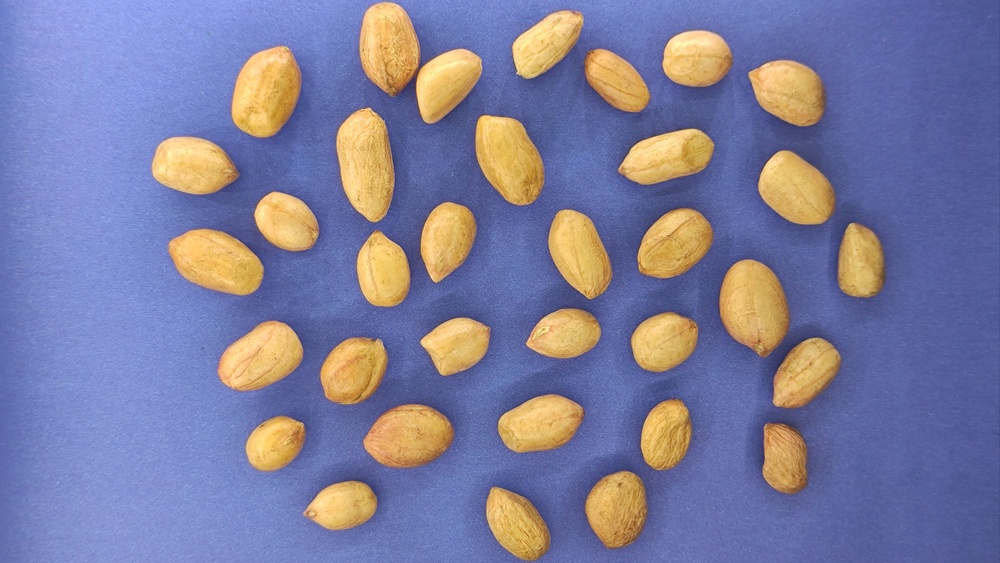
#> input picture code/peanut_mold_detection/samples/Non-contaminated/Test_batch/Test_batch_1_002.jpg, 1000 x 563 px, shrunk from 4606 x 2593 before the run, found by its file name; its folder holds only this picture in this run
$ python segment_extract.py   (older library calls are emulated)
#> lines starting #> are read from the running program, lines starting #| are printed output that depends on the picture; after the words box and inside, x2 and y2 are one past the last pixel; in counts of white or black regions, pixels touching at a corner belong together
import sys
import os
import csv
import numpy as np
import cv2
from skimage.feature import graycomatrix, graycoprops

args = len(sys.argv)
batch_type = 'nc'
seg_type = 'watershed'

if args > 3:
    sys.exit("ERROR: Too many line arguments. There are only two optional arguments: <batch_type> <seg_type>.")
elif args >= 2:
    batch_type = sys.argv[1]    # label of batch ['nc' = non-contamnated (default) / 'c' = contaminated]
                                # segmentation type
    if batch_type not in ['nc', 'c']:
        sys.exit("ERROR: batch_type only accepts 'nc' or 'c' as inputs.")
if args == 3:
    seg_type = sys.argv[2]      # ['watershed' = marker-based watershed segmentation (default) /
                                # 'colseg' = color segmentation]
    if seg_type not in ['watershed', 'colseg']:
        sys.exit("ERROR: batch_type only accepts 'watershed' or 'colseg' as inputs.")

if batch_type == 'nc':
    sample_type = 0
    INPUT_PATH = "samples\\Non-Contaminated\\Test_batch"  # input of image batch folder
    OUTPUT_PATH = "samples\\Non-Contaminated\\Output"       # output of individual peanuts
else:
    sample_type = 1
    INPUT_PATH = "samples\\Contaminated\\Test_batch"  # input of image batch folder
    OUTPUT_PATH = "samples\\Contaminated\\Output"       # output of individual peanuts

CSV_PATH = "datasets\\pmd_dataset_1.csv"         # output feature set


for img_path in os.listdir(INPUT_PATH):
    print("\n\nExamining image sample: {}".format(img_path))

    img = cv2.imread(INPUT_PATH+"\\"+img_path)
#> img is the input picture: shape (563, 1000, 3); mean B, G, R 158, 124.9, 125.5

    # color segmentation (base)
    img_rgb = cv2.cvtColor(img, cv2.COLOR_BGR2RGB)
    hsv_img = cv2.cvtColor(img_rgb, cv2.COLOR_RGB2HSV)
#> hsv_img: shape (563, 1000, 3); mean H, S, V 95.2, 113, 182.3

    # thresholding
    low_peanut = (0,0,0)
    high_peanut = (105, 255, 255)

    mask = cv2.inRange(hsv_img, low_peanut, high_peanut)
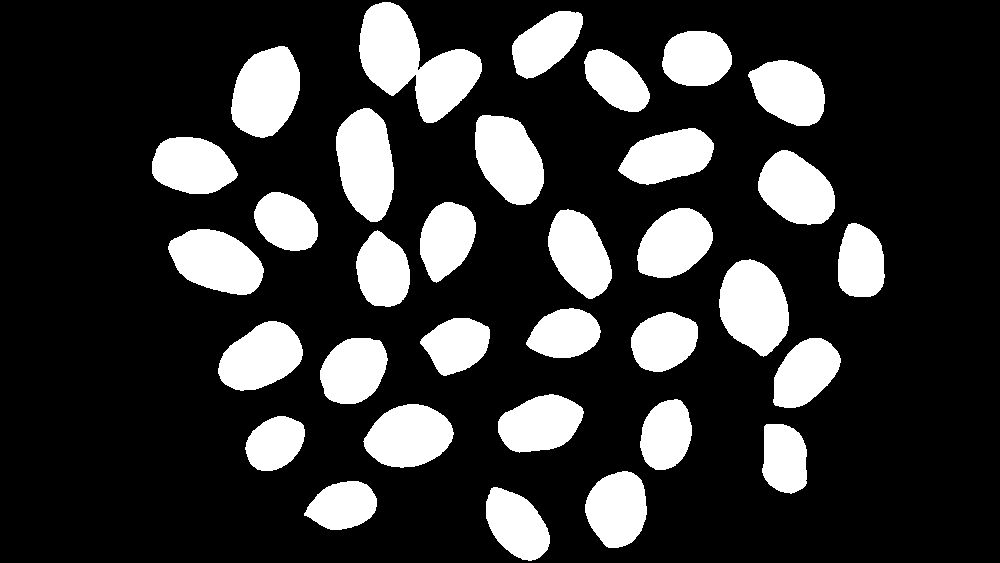
#> mask: shape (563, 1000); 21.3% white; 33 white regions, largest, box (x1, y1, x2, y2) and area: (359, 2, 482, 123) 7631, (336, 108, 394, 222) 4999, (719, 259, 789, 357) 4987
    result = cv2.bitwise_and(hsv_img, hsv_img, mask=mask)
#> result: shape (563, 1000, 3); mean H, S, V 3.8, 28.5, 46.3


    color_segmented = cv2.cvtColor(result, cv2.COLOR_HSV2RGB)
    gray = cv2.cvtColor(color_segmented, cv2.COLOR_RGB2GRAY)
    ret, thresh = cv2.threshold(gray,0,255,cv2.THRESH_BINARY)

    # noise removal
    kernel = np.ones((5,5),np.uint8)
    opening = cv2.morphologyEx(thresh,cv2.MORPH_OPEN,kernel, iterations = 10)
#> opening: shape (563, 1000); 9.7% white; 18 white regions, largest, box (x1, y1, x2, y2) and area: (723, 269, 785, 342) 4197, (235, 56, 296, 128) 4017, (340, 122, 392, 202) 3925
    # closing = cv2.morphologyEx(opening,cv2.MORPH_CLOSE,kernel, iterations = 1)

    if seg_type == 'colseg':
        final_proc = opening
    else: # marker-based watershed segmentation
        # sure background area
        sure_bg = cv2.dilate(opening,kernel,iterations=2)
#> sure_bg: shape (563, 1000); 12.7% white; 18 white regions, largest, box (x1, y1, x2, y2) and area: (719, 265, 789, 346) 5341, (231, 52, 300, 132) 5145, (336, 118, 396, 206) 5045

        # Finding sure foreground threshold
        dist_transform = cv2.distanceTransform(sure_bg,cv2.DIST_L2,5)

        # sure foreground area
        ret, sure_fg = cv2.threshold(dist_transform,0.1*dist_transform.max(),255,0)
#> sure_fg: shape (563, 1000) float32; 10.5% white; 18 white regions, largest, box (x1, y1, x2, y2) and area: (722, 268, 786, 343) 4543, (234, 55, 297, 129) 4358, (339, 121, 393, 203) 4233
#> ret = 3.5

        # Finding unknown region
        sure_fg = np.uint8(sure_fg)
        unknown = cv2.subtract(sure_bg,sure_fg)
#> unknown: shape (563, 1000); 2.2% white; 18 white regions, largest, box (x1, y1, x2, y2) and area: (336, 118, 396, 206) 812, (719, 265, 789, 346) 798, (231, 52, 300, 132) 787

        # Marker labelling
        ret, markers = cv2.connectedComponents(sure_fg)
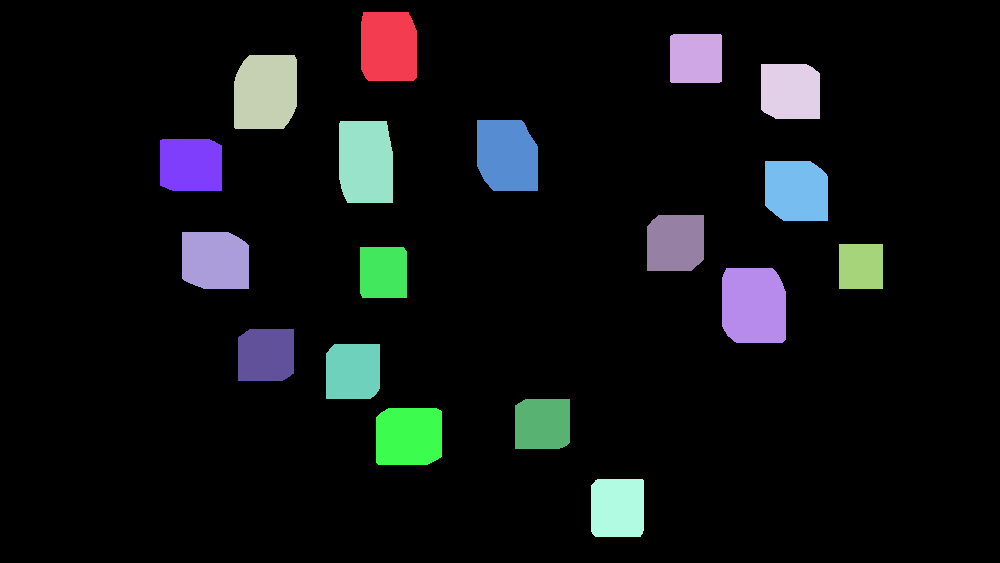
#> markers: shape (563, 1000) int32; 19 distinct labels, from 0 to 18; one colour per label, 0 black
#> ret = 19


        # Add one to all labels so that sure background is not 0, but 1
        markers = markers+1
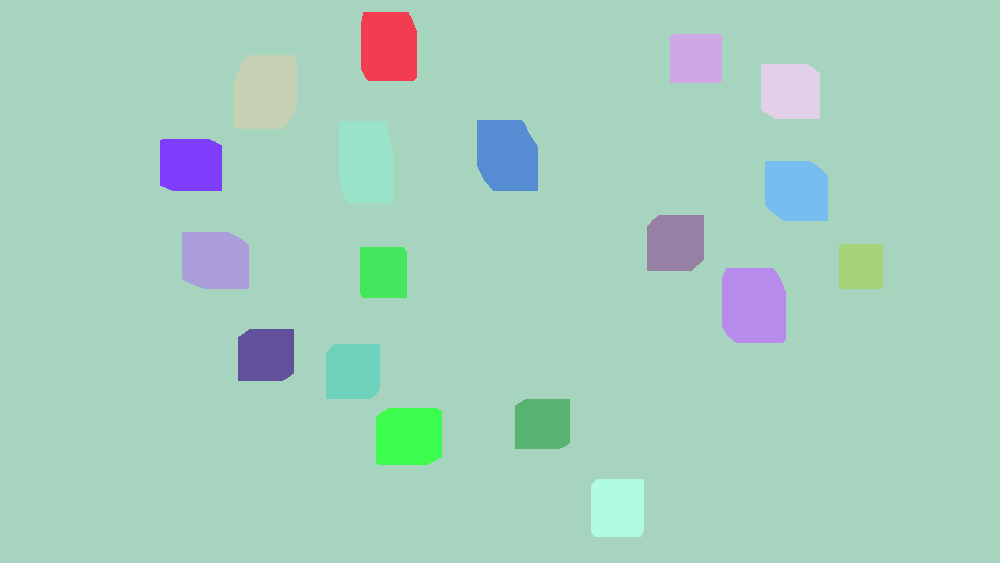
#> markers: shape (563, 1000) int32; 19 distinct labels, from 1 to 19; one colour per label, 0 black

        # Apply watershed
        markers[unknown==255] = 0
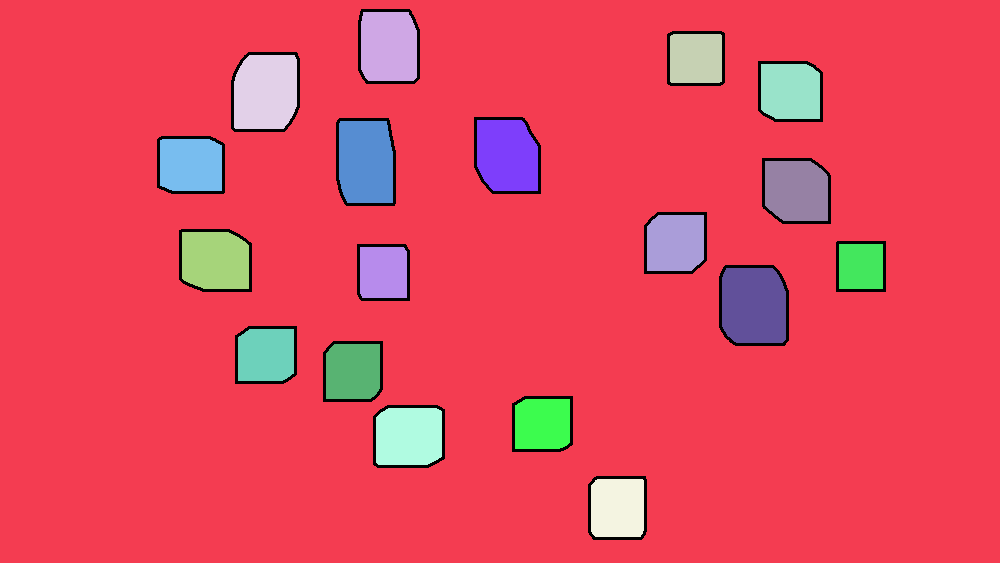
#> markers: shape (563, 1000) int32; 20 distinct labels, from 0 to 19; one colour per label, 0 black

        segmented = cv2.watershed(img_rgb,markers)
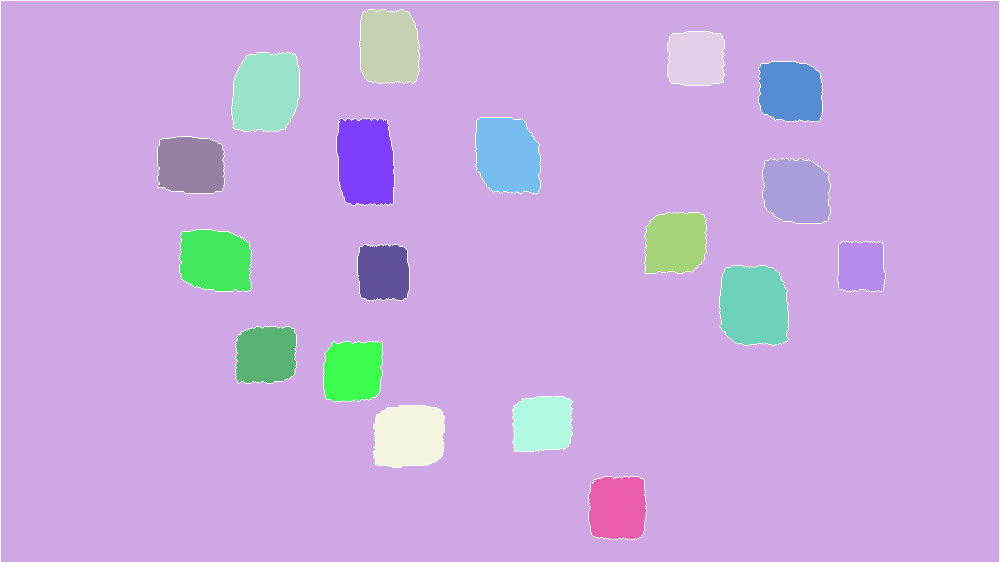
#> segmented: shape (563, 1000) int32; 20 distinct labels, from -1 to 19; one colour per label, 0 black, -1 white
        img[markers == -1] = [255,0,0]

        segmented_bin = segmented.copy()
        segmented_bin[segmented < 2] = 0 # -1 is dividing regions, no 0s, 1 is background
#> segmented_bin: shape (563, 1000) int32; 19 distinct labels, from 0 to 19
        segmented_bin[segmented > 1] = 255 # all above 1 are distinct regions
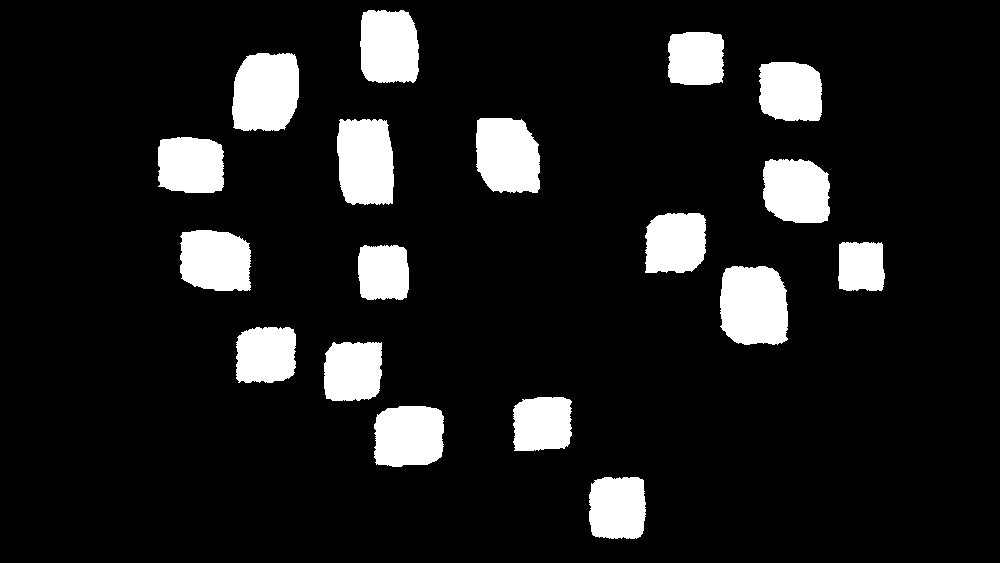
#> segmented_bin: shape (563, 1000) int32; 11.2% white; 18 white regions, largest, box (x1, y1, x2, y2) and area: (720, 266, 788, 345) 4761, (232, 53, 299, 131) 4571, (337, 119, 394, 205) 4403

        final_proc = segmented_bin.astype('uint8')

    # Component Analysis
    connectivity = 8
    numComponents, labels, stats, centroids = cv2.connectedComponentsWithStats(final_proc, connectivity, cv2.CV_32S)
#> labels: shape (563, 1000) int32; 19 distinct labels, from 0 to 18
#> numComponents = 19; stats = 19 rows, first 6: [0, 0, 1000, 563, 500078], [360, 10, 59, 73, 3886], [668, 32, 56, 53, 2762], [232, 53, 67, 78, 4571], [759, 62, 63, 59, 3349], [337, 119, 57, 86, 4403]; centroids = 19 rows, first 8: [500.2, 286.4], [388.6, 46.51], [695.6, 58.1], [265.4, 91.72], [790.3, 91.12], [365.2, 161.4], [507, 155.2], [190.5, 164.8]
    print("Number of objects: ", numComponents-1) # labels[0] is just the background
#| Number of objects:  18

    temp_img = img_rgb.copy()
    temp_img[labels == 0] = 0   # ignore other labeled components
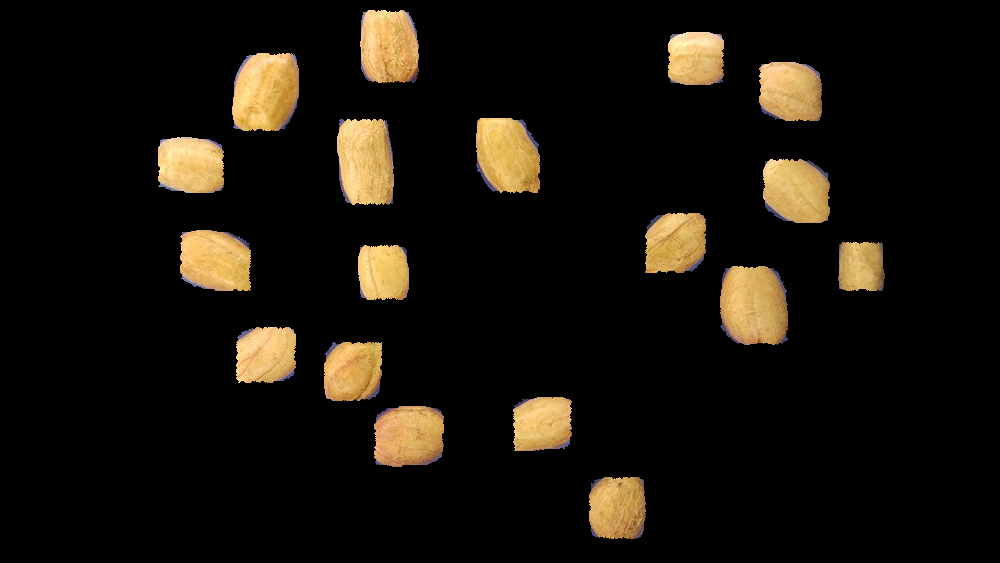
#> temp_img: shape (563, 1000, 3); mean R, G, B 24.2, 19.3, 11.6

    # Create CSV file
    with open(CSV_PATH, 'a', newline='') as fh:
        csv_writer = csv.writer(fh)

        # Create header
#> (the run stopped early here; a loop or call above may not have finished)
